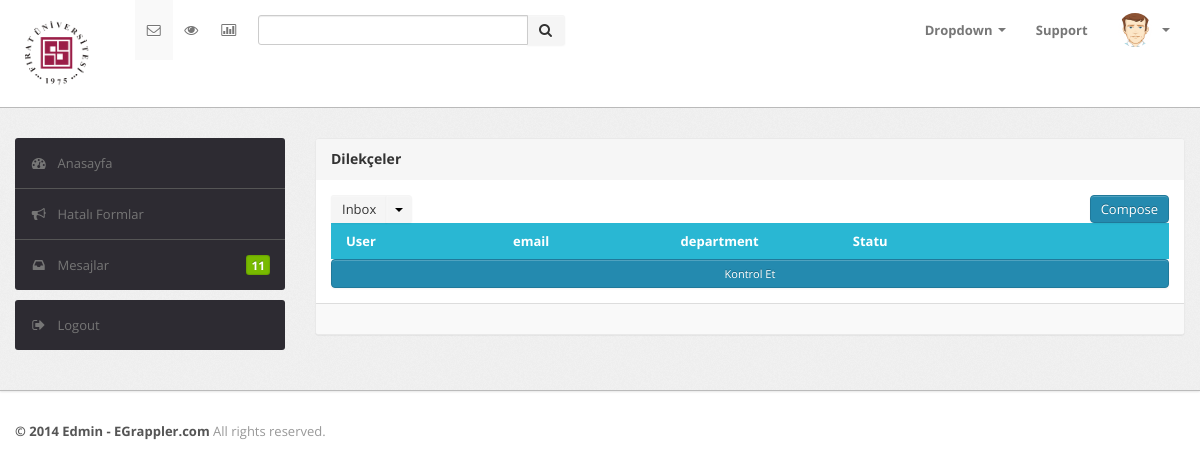
Page /danisman/ on the earlier database version.
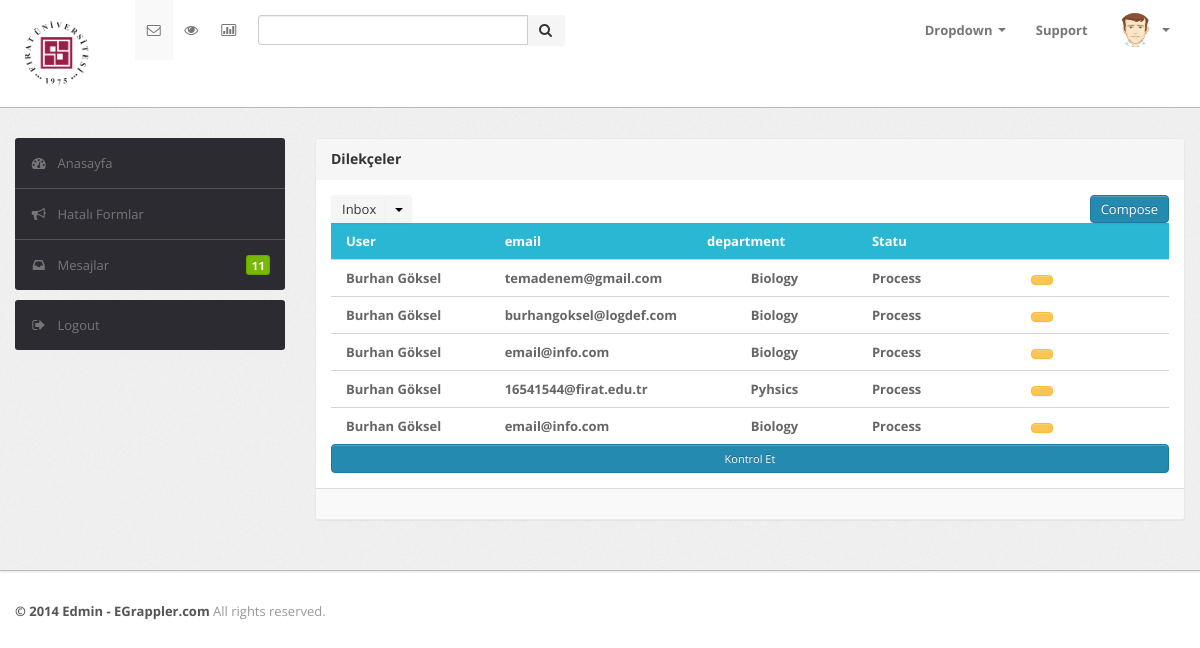
Same page on the later database version.
### petition/models.py (models this page shows, shortened)
class ForeignStudentApplicationForm(models.Model):
    STATUS = (
        ('Process','İşlem Sırasında'),
        ('Mistaken','Hatalı'),
        ('Ensitu','Ensitu İncelemesinde'),
        ('Department','Departman İncelemesinde'),
        ('EnsituDirector','Ensitu Direktörünün İncelemesinde'),
        ('Advisor','Danışman İncelemesinde'),
    )
    user = models.ForeignKey(Student, null=True, blank=True,on_delete=models.CASCADE)
    name = models.CharField(max_length=75)
    surname = models.CharField(max_length=75)
    phonenumber = models.CharField(max_length=35)
    email = models.EmailField()
    department = models.CharField(max_length=100)
    passport = models.FileField()
    graduation_document = models.FileField()
    language_document = models.FileField()
    transcript = models.FileField()
    description = models.TextField(max_length=1000,blank=True)
    status = models.CharField(max_length=100,null=True,choices=STATUS, default=STATUS[0][0])
    date = models.DateTimeField(default=datetime.now ,blank=True )
    object = models.Manager()

class Student(models.Model):
    user = models.OneToOneField(User, null=True, blank=True,on_delete=models.CASCADE)
    student_name = models.CharField(max_length=30,null=True)
    email=models.EmailField(null=True)
    phone=models.CharField(max_length=30,null=True)
    object = models.Manager()
    def __str__(self):
        return self.student_name

### petition/views.py (the view, shortened to what this page needs)
# urls.py: path('danisman/',views.danisman,name="danisman"),
def danisman(request):
    status = "Process"
    petition = ForeignStudentApplicationForm.object.filter(status=status)
    return render(request,'danisman.html',{'categoryies':petition})

### templates/danisman.html (shortened to what this page needs)
<!DOCTYPE html>
<html lang="en">
    {% load static %}
<head>
    <head>
        <head>
            <link type="text/css" href="{% static 'bootstrap/css/bootstrap.min.css' %}" rel="stylesheet">
            <link type="text/css" href="{% static 'bootstrap/css/bootstrap-responsive.min.css' %}" rel="stylesheet">
            <link type="text/css" href="{% static 'css/theme.css' %}" rel="stylesheet">
            <link type="text/css" href="{% static 'images/icons/css/font-awesome.css' %}" rel="stylesheet">
        </head>
    </head>
    <body>
        <div class="navbar navbar-fixed-top">
            <div class="navbar-inner">
                <div class="container">
                        <a class="brand" href="index.html"><img src="{% static 'images/firat.png' %}" alt="Girl in a jacket" width="80" height="90"> </a>
                    <div class="nav-collapse collapse navbar-inverse-collapse">
                        <ul class="nav nav-icons">
                            <li class="active"><a href="#"><i class="icon-envelope"></i></a></li>
                            <li><a href="#"><i class="icon-eye-open"></i></a></li>
                            <li><a href="#"><i class="icon-bar-chart"></i></a></li>
                        </ul>
                        <form class="navbar-search pull-left input-append" action="#">
                        <input type="text" class="span3">
                        <button class="btn" type="button">
                            <i class="icon-search"></i>
                        </button>
                        </form>
                        <ul class="nav pull-right">
                            <li class="dropdown"><a href="#" class="dropdown-toggle" data-toggle="dropdown">Dropdown
                                <b class="caret"></b></a>
                            </li>
                            <li><a href="#">Support </a></li>
                            <li class="nav-user dropdown"><a href="#" class="dropdown-toggle" data-toggle="dropdown">
                                <img src="images/user.png" class="nav-avatar" />
                                <b class="caret"></b></a>
                            </li>
                        </ul>
                    </div>
                </div>
            </div>
        </div>
        <div class="wrapper">
            <div class="container">
                <div class="row">
                    <div class="span3">
                        <div class="sidebar">
                            <ul class="widget widget-menu unstyled">
                                <li class="active"><a href="index.html"><i class="menu-icon icon-dashboard"></i>Anasayfa
                                </a></li>
                                <li><a href="{% url 'mistakenPetition' %}"><i class="menu-icon icon-bullhorn"></i>Hatalı Formlar </a>
                                </li>
                                <li><a href="#"><i class="menu-icon icon-inbox"></i>Mesajlar <b class="label green pull-right">
                                    11</b> </a></li>
                            </ul>
                            <ul class="widget widget-menu unstyled">
                                <li><a href="{% url 'logout' %}"><i class="menu-icon icon-signout"></i>Logout </a></li>
                            </ul>
                        </div>
                    </div>
                    <div class="span9">
                        <div class="content">
                            <div class="module message">
                                <div class="module-head">
                                    <h3>
                                        Dilekçeler</h3>
                                </div>
                                <div class="module-option clearfix">
                                    <div class="pull-left">
                                        <div class="btn-group">
                                            <button class="btn">
                                                Inbox</button>
                                            <button class="btn dropdown-toggle" data-toggle="dropdown">
                                                <span class="caret"></span>
                                            </button>
                                        </div>
                                    </div>
                                    <div class="pull-right">
                                        <a href="#" class="btn btn-primary">Compose</a>
                                    </div>
                                    <form action=""  method="POST">
                                        <div class="module-body table">
                                            <table class="table table-message">
                                                <tbody>
                                                    <tr class="heading">
                                                        <td class="cell-author hidden-phone hidden-tablet">
                                                            User
                                                        </td>
                                                        <td class="cell-author hidden-phone hidden-tablet">
                                                            email
                                                        </td>
                                                        <td class="cell-author hidden-phone hidden-tablet">
                                                            department
                                                        </td>
                                                        <td class="cell-author hidden-phone hidden-tablet">
                                                            Statu
                                                        </td>
                                                        <td class="cell-author hidden-phone hidden-tablet">
                                                        </td>
                                                    </tr>
                                                    {% for category in categoryies %}
                                                    <tr class="unread" >
                                                        <td class="cell-author hidden-phone hidden-tablet">
                                                            {{category.user}}
                                                        </td>
                                                        <td class="cell-author hidden-phone hidden-tablet">
                                                            {{category.email}}
                                                        </td>
                                                        <td class="cell-icon hidden-phone hidden-tablet">
                                                            {{category.department}}
                                                        </td>
                                                        <td class="cell-author hidden-phone hidden-tablet">
                                                            {{category.status}}
                                                        </td>
                                                        <td class="cell-author hidden-phone hidden-tablet" >
                                                            <a class="btn btn-warning" href="{% url 'petitionShow' category.id %}" role="button"></a>
                                                        </td>
                                                    </tr>
                                                    {% endfor %}
                                                </tbody>
                                            </table>
                                        </div>
                                        <div class="col-lg-4 col-auto ">
                                            <button type="submit" class="btn btn-primary btn-block"><small class="font-weight-bold">Kontrol Et</small></button>
                                        </div>
                                    </form>
                                </div>
                                <div class="module-foot">
                                </div>
                            </div>
                        </div>
                    </div>
                </div>
            </div>
        </div>
        <div class="footer">
            <div class="container">
                <b class="copyright">&copy; 2014 Edmin - EGrappler.com </b>All rights reserved.
            </div>
        </div>
    </body>

Differences in the rows shown:
added ForeignStudentApplicationForm: user "Burhan Göksel", email "temadenem@gmail.com", department "Biology", status "Process"
added ForeignStudentApplicationForm: user "Burhan Göksel", email "burhangoksel@logdef.com", department "Biology", status "Process"
added ForeignStudentApplicationForm: user "Burhan Göksel", email "email@info.com", department "Biology", status "Process"
added ForeignStudentApplicationForm: user "Burhan Göksel", email "16541544@firat.edu.tr", department "Pyhsics", status "Process"
added ForeignStudentApplicationForm: user "Burhan Göksel", email "email@info.com", department "Biology", status "Process"
